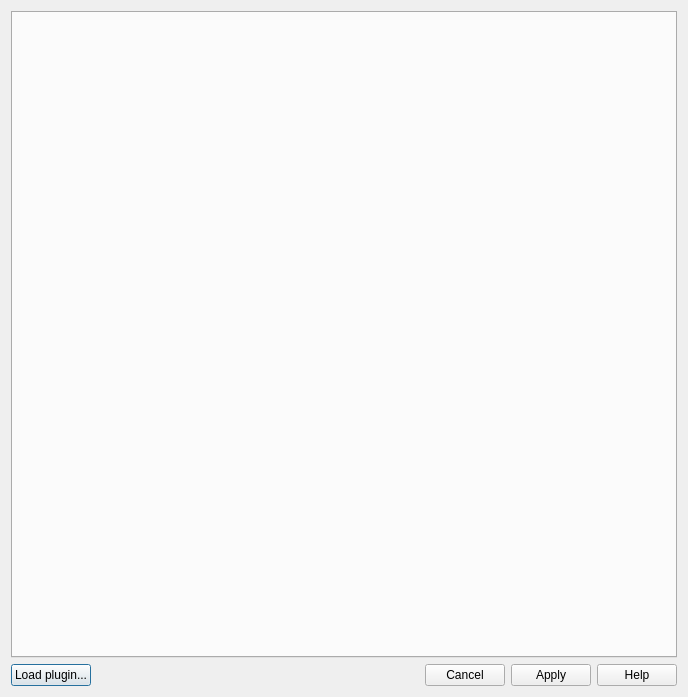
<?xml version="1.0" encoding="UTF-8"?>
<ui version="4.0">
 <class>FileEditor</class>
 <widget class="QDialog" name="FileEditor">
  <property name="geometry">
   <rect>
    <x>0</x>
    <y>0</y>
    <width>688</width>
    <height>697</height>
   </rect>
  </property>
  <property name="windowTitle">
   <string>Model Editor</string>
  </property>
  <property name="windowIcon">
   <iconset>
    <normaloff>:/res/ball.ico</normaloff>:/res/ball.ico</iconset>
  </property>
  <layout class="QVBoxLayout" name="verticalLayout">
   <item>
    <widget class="QTabWidget" name="tabWidget">
     <property name="currentIndex">
      <number>-1</number>
     </property>
    </widget>
   </item>
   <item>
    <layout class="QHBoxLayout" name="horizontalLayout">
     <item>
      <widget class="QPushButton" name="cmdLoad">
       <property name="text">
        <string>Load plugin...</string>
       </property>
      </widget>
     </item>
     <item>
      <spacer name="horizontalSpacer">
       <property name="orientation">
        <enum>Qt::Horizontal</enum>
       </property>
       <property name="sizeHint" stdset="0">
        <size>
         <width>40</width>
         <height>20</height>
        </size>
       </property>
      </spacer>
     </item>
     <item>
      <widget class="QDialogButtonBox" name="buttonBox">
       <property name="orientation">
        <enum>Qt::Horizontal</enum>
       </property>
       <property name="standardButtons">
        <set>QDialogButtonBox::Apply|QDialogButtonBox::Cancel|QDialogButtonBox::Help</set>
       </property>
      </widget>
     </item>
    </layout>
   </item>
  </layout>
 </widget>
 <resources/>
 <connections/>
</ui>
